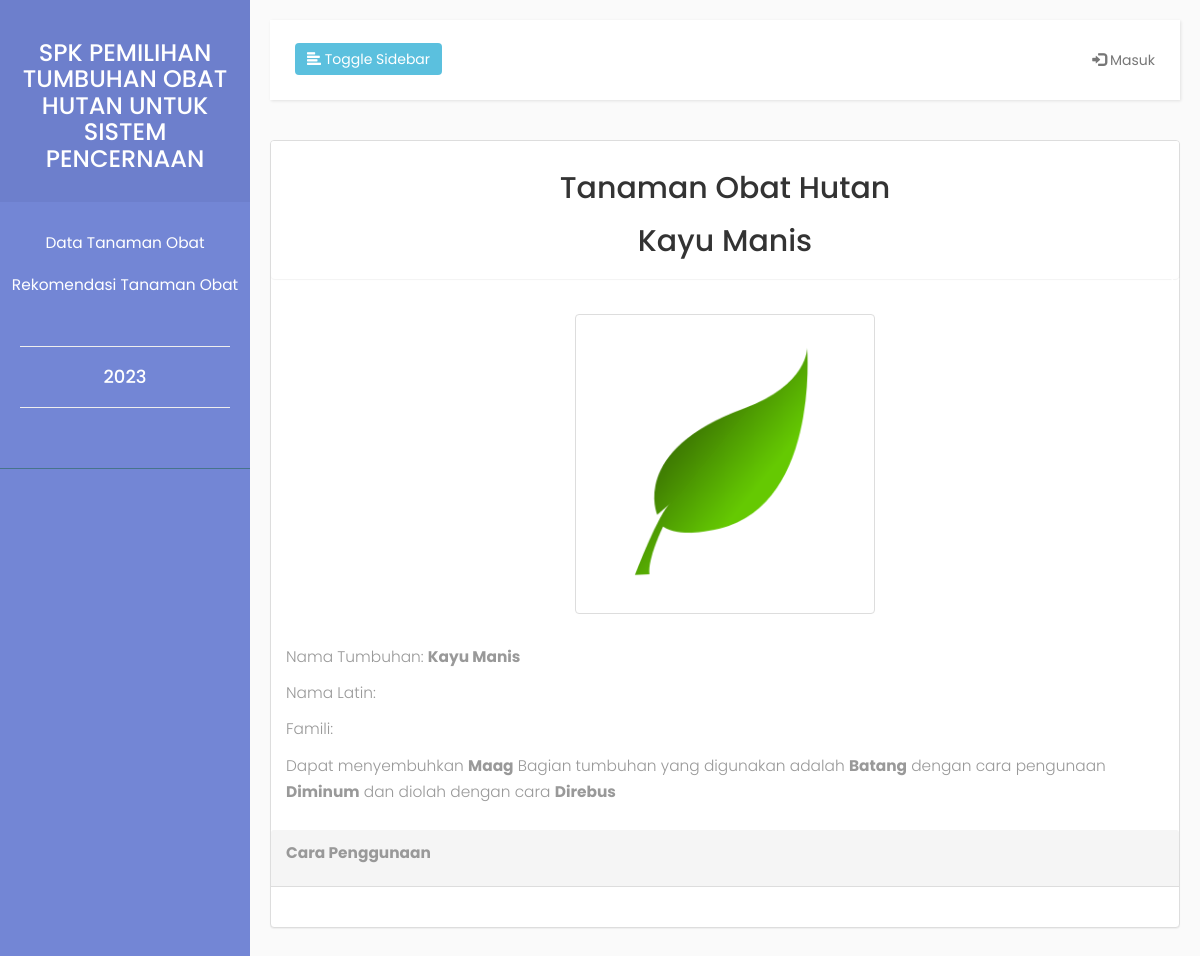
The page /wiki_tumbuhan.php?pohon=218 on the database its author committed.
### tables this page shows
CREATE TABLE `tumbuhan_obat` (
  `id_tumbuhan` int(11) NOT NULL,
  `nama_tumbuhan` varchar(255) NOT NULL,
  `khasiat` varchar(255) NOT NULL,
  `cara_pengolahan` varchar(255) NOT NULL,
  `cara_penggunaan` varchar(255) NOT NULL,
  `bagian_tumbuhan` varchar(255) NOT NULL,
  `jenis_tumbuhan` varchar(255) NOT NULL,
  `resep` text,
  `gambar` varchar(255) DEFAULT NULL,
  `qi` float DEFAULT NULL,
  `pi` float DEFAULT NULL
);

### wiki_tumbuhan.php (the view, shortened to what this page needs)
<?php
include 'koneksi.php';
$id = $_GET['pohon'];
$query=mysqli_query($dbh,"select * from tumbuhan_obat where id_tumbuhan='$id'");
$data=mysqli_fetch_array($query);
 ?>
<!DOCTYPE html>
<html>
    <head>
        <link rel="stylesheet" href="asset/bootstrap/css/bootstrap.css">
        <link rel="stylesheet" href="asset/index.css">
    </head>
    <body>
        <div class="wrapper">
            <nav id="sidebar">
                <div class="sidebar-header">
                    <a href="index.php"><center>
                    <h3>SPK PEMILIHAN TUMBUHAN OBAT HUTAN UNTUK SISTEM PENCERNAAN  </h3>
                    </center>
                        </a></strong>
                </div>
                <ul class="list-unstyled components">
                    <li>
                        <a href="data_tanaman.php">
                            <center>
                            Data Tanaman Obat
                            </center>
                        </a>
                    </li>
                    <li>
                      <a href="rekomendasi.php" aria-expanded="false">
                            <center>
                            Rekomendasi Tanaman Obat
                            </center>
                            </a>
                    </li>
                <ul class="list-unstyled CTAs">
                    <hr>
                    <center>
                        <h4><?php echo date('Y') ?></h4>
                    </center>
                    <hr>
                </ul>
            </nav>
            <div id="content">
                <nav class="navbar navbar-default">
                    <div class="container-fluid">
                        <div class="navbar-header">
                            <button type="button" id="sidebarCollapse" class="btn btn-info navbar-btn">
                                <i class="glyphicon glyphicon-align-left"></i>
                                <span>Toggle Sidebar</span>
                            </button>
                        </div>
                        <ul class="nav navbar-nav navbar-right">
                            <li><a href="login.php"><span class="glyphicon glyphicon-log-in"></span> Masuk</a></li>
                        </ul>
                    </div>
                </nav>
                <div class="panel panel-default">
                <center>
                <div class="panel panel-heading">
                    <h2>Tanaman Obat Hutan</h2>
                    <h2><?php echo $data['nama_tumbuhan']; ?></h2>
                </div>
                <div class="panel-body">
            	<img src="gambar/<?php
                        if(empty($data['gambar'])){
                            echo "daun-kartun-png-1.png";
                        }else{
                            echo $data['gambar'];
                        }?>"
                        class="img-thumbnail" width="300" heigth="300" ></center>
                <div class="panel-body">
                    <p>
                    Nama Tumbuhan: <strong><?php echo $data['nama_tumbuhan']; ?></strong></p>
                    <p>Nama Latin: <i><strong><?php echo $data['latin']; ?></strong></i></p>
                    <p>Famili: <i><strong><?php echo $data['famili']; ?></strong></i></p>
                <p>Dapat menyembuhkan <strong><?php echo $data['khasiat']; ?></strong>
                Bagian tumbuhan yang digunakan adalah <strong><?php echo $data['bagian_tumbuhan']; ?></strong>
                dengan cara pengunaan <strong><?php echo $data['cara_penggunaan']; ?></strong>
                dan diolah dengan cara <strong><?php echo $data['cara_pengolahan']; ?></strong></p>
                </div>
                <div class="panel-heading">
                <p><strong>Cara Penggunaan</strong></p>
                </div>
                <div class="panel-body">
                </div>
                </div>
                <br><br><br>
                </div>
                </div>
    </body>
</html>

### asset/index.css (style rules this page uses)
body { font-family: 'Poppins', sans-serif; background: #fafafa; }
p { font-family: 'Poppins', sans-serif; font-size: 1.1em; font-weight: 300; line-height: 1.7em; color: #999; }
a, a:hover, a:focus { color: inherit; text-decoration: none; transition: all 0.3s; }
.navbar { padding: 15px 10px; background: #fff; border: none; border-radius: 0; margin-bottom: 40px; box-shadow: 1px 1px 3px rgba(0, 0, 0, 0.1); }
.navbar-btn { box-shadow: none; outline: none !important; border: none; }
i, span { display: inline-block; }
.wrapper { display: flex; align-items: stretch; }
#sidebar { min-width: 250px; max-width: 250px; background: #7386D5; color: #fff; transition: all 0.3s; }
#sidebar ul li a { text-align: left; }
#sidebar .sidebar-header { padding: 20px; background: #6d7fcc; }
#sidebar ul.components { padding: 20px 0; border-bottom: 1px solid #47748b; }
#sidebar ul li a { padding: 10px; font-size: 1.1em; display: block; }
a[aria-expanded="false"]::before, a[aria-expanded="true"]::before { content: '\e259'; display: block; position: absolute; right: 20px; font-family: 'Glyphicons Halflings'; font-size: 0.6em; }
ul.CTAs { padding: 20px; }
#content { padding: 20px; min-height: 100vh; transition: all 0.3s; }

### rows shown on the page
tumbuhan_obat: nama_tumbuhan "Kayu Manis", khasiat "Maag", bagian_tumbuhan "Batang", cara_penggunaan "Diminum", cara_pengolahan "Direbus"
